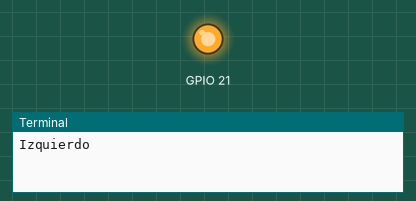
This program was run on a simulated Raspberry Pi (BCM pin numbers). Parts: output pins drawn as LEDs (lit = HIGH), the last lines printed to the terminal.

Above: at 1.0 s.
At 3.0 s:
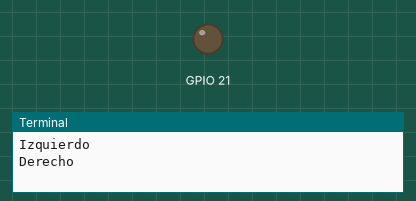
Timing chart, 0 to 5.2 s (numbered marks = the images above):
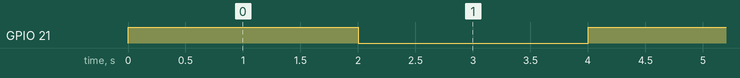

Measured:
- by itself, GPIO 21: alternates HIGH for 2.0 s and LOW for 2.0 s

The program:

relay.py
```python
import time
import RPi.GPIO as GPIO

GPIO.setwarnings(False)
GPIO.setmode(GPIO.BCM)
GPIO.setup(21, GPIO.OUT) # este pin es de salida

while True:
    print("Izquierdo")
    GPIO.output(21, True)
    time.sleep(2)
    print("Derecho")
    GPIO.output(21, False)
    time.sleep(2)
GPIO.cleanup()
```
